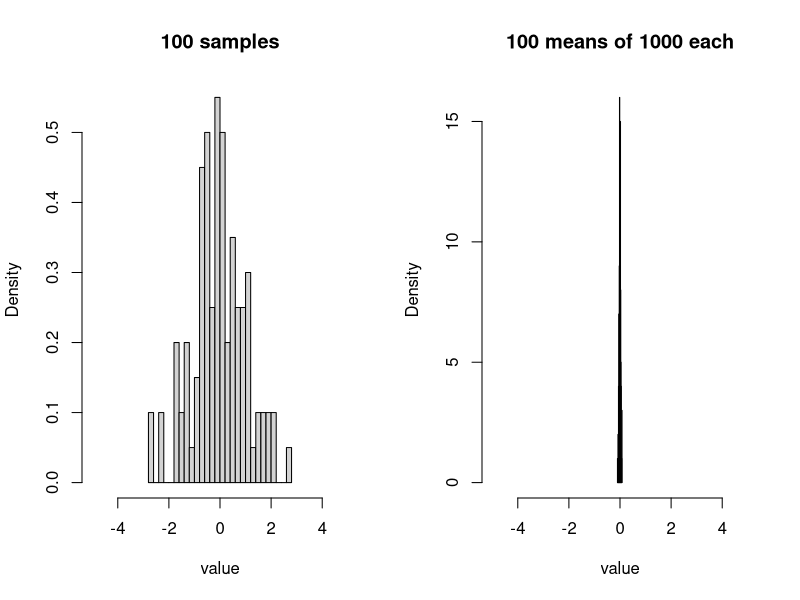
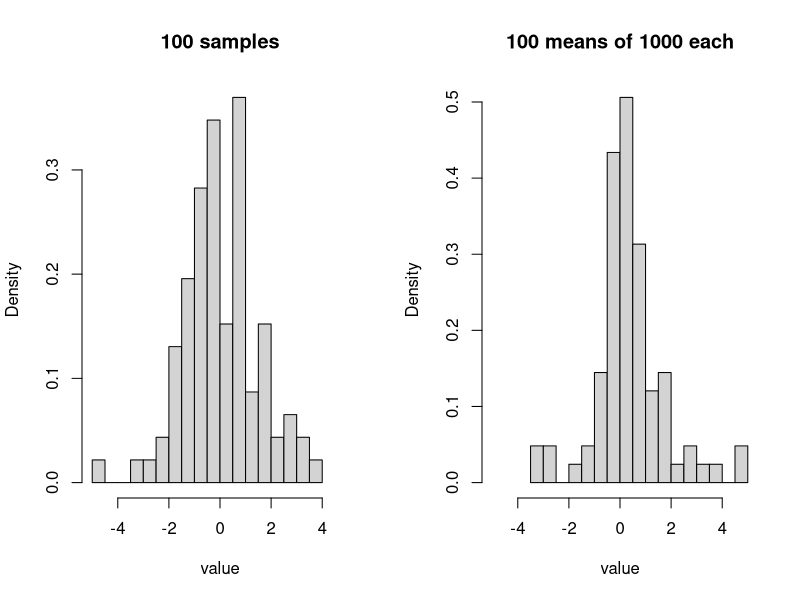
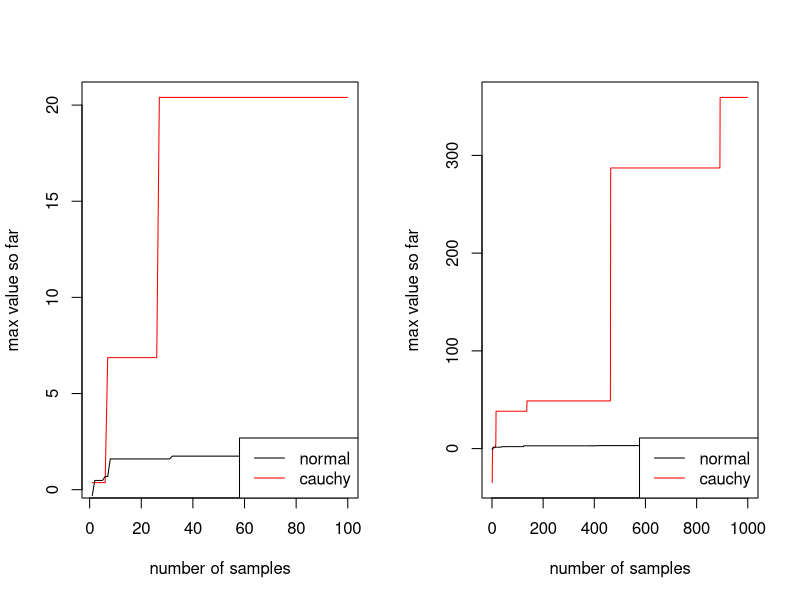
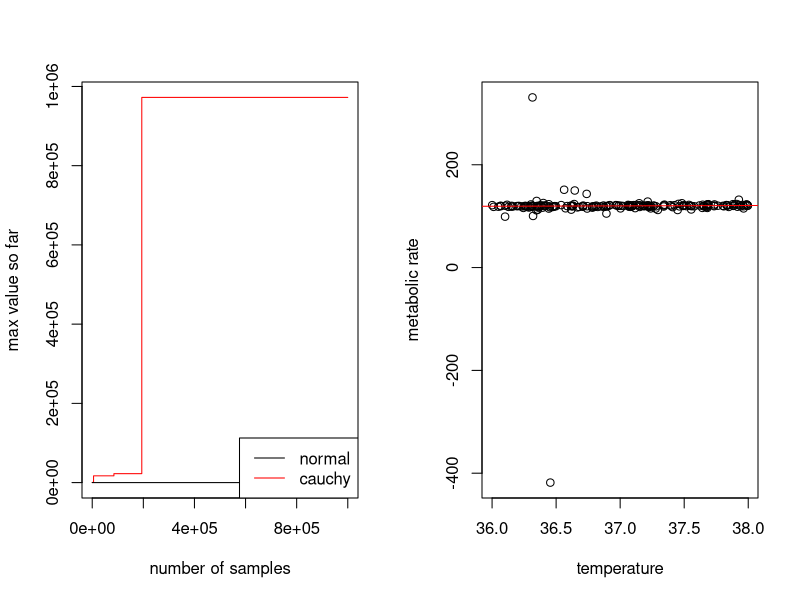
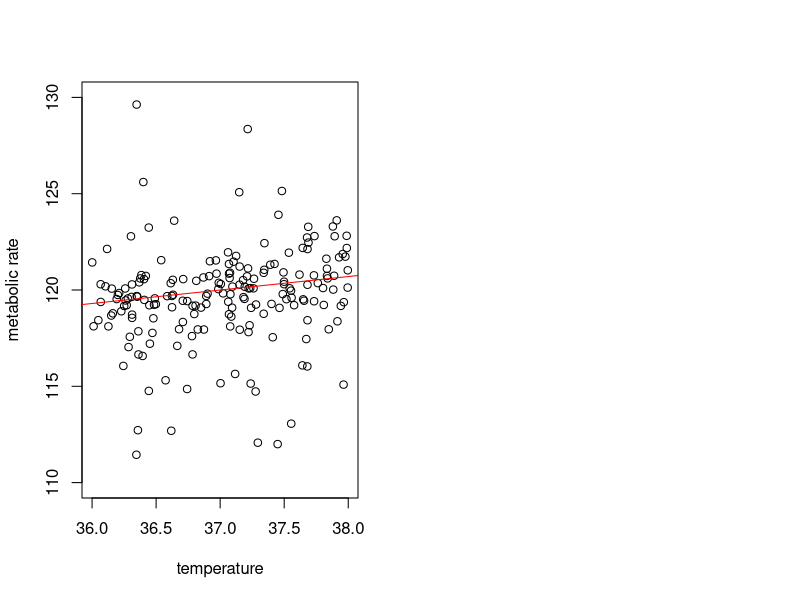

Recreate these plots in R, in order.
## ---- chunk 1
fig.dim <- 5
knitr::opts_chunk$set(fig.width=2*fig.dim,
                      fig.height=fig.dim,
                      fig.align='center')
set.seed(24)
library(matrixStats)
## ---- chunk 2
meanplot <- function (rf, n=1e3, m=100) {
    x <- matrix(rf(n*m), ncol=m)
    layout(t(1:2))
    hist(x[1,][abs(x[1,])<5], breaks=20, freq=FALSE,
         main=sprintf("%d samples", m), xlab='value',
         xlim=c(-5,5))
    hist(colMeans(x)[abs(colMeans(x))<5], breaks=20, freq=FALSE,
         main=sprintf("%d means of %d each", m, n), xlab='value',
         xlim=c(-5,5))
}
## ---- chunk 3
meanplot(rnorm)
## ---- chunk 4
meanplot(rcauchy)
## ---- chunk 5
n <- 100
plot(c(cummax(rcauchy(n))), type='l', ylab='max value so far', xlab='number of samples', col='red')
lines(c(cummax(rnorm(n))), col='black')
legend("bottomright", lty=1, col=c('black', 'red'), legend=c('normal', 'cauchy'))
## ---- chunk 6
n <- 1000
plot(c(cummax(rcauchy(n))), type='l', ylab='max value so far', xlab='number of samples', col='red')
lines(c(cummax(rnorm(n))), col='black')
legend("bottomright", lty=1, col=c('black', 'red'), legend=c('normal', 'cauchy'))
## ---- chunk 7
n <- 1e6
plot(c(cummax(rcauchy(n))), type='l', ylab='max value so far', xlab='number of samples', col='red')
lines(c(cummax(rnorm(n))), col='black')
legend("bottomright", lty=1, col=c('black', 'red'), legend=c('normal', 'cauchy'))
## ---- chunk 8
n <- 200
mice <- data.frame(
       T = runif(n, 36, 38) )
mice$E <- rnorm(n)
mice$R <- rnorm(n,
                mean=120 + 0.7 * (mice$T - 37),
                sd=1/abs(mice$E))
plot(R ~ T, data=mice, xlab='temperature', ylab='metabolic rate')
abline(120 - 0.7 * 37, 0.7, col='red')
# zoom in
plot(R ~ T, data=mice, xlab='temperature',
     ylab='metabolic rate',
     ylim=c(110, 130))
abline(120 - 0.7 * 37, 0.7, col='red')

summary(lm(R ~ T, data=mice))
